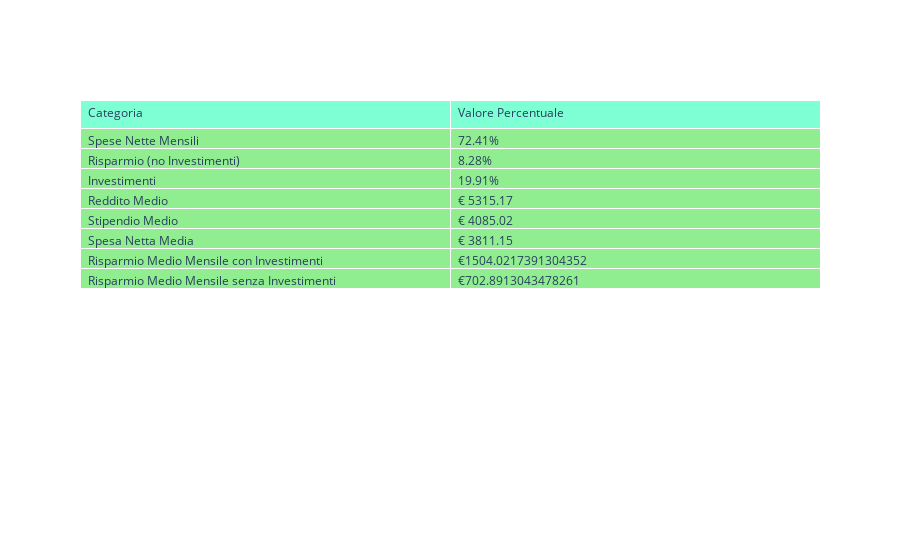

The cell this chart's notebook holds for it:
### Markdown cell above
**GRAFICI CON DATI DA CSV**
==================

### Code cell
# Dizionario per i dati
data_summary = {
    "Spese Nette Mensili": format_percentage(perct_avg_results["spese_nette_perct_avg_values"][-1]),
    "Risparmio (no Investimenti)": format_percentage(perct_avg_results["risparmio_no_invest_perct_avg_values"][-1]),
    "Investimenti": format_percentage(perct_avg_results["investement_total_perct_avg_values"][-1]),
    "Reddito Medio": f"€ {avg_results["reddito_avg_values"][-1]:.2f}",
    "Stipendio Medio": f"€ {avg_results["reddito_only_ifx_avg_values"][-1]:.2f}",
    "Spesa Netta Media": f"€ {avg_results["spese_nette_avg_values"][-1]:.2f}",
    "Risparmio Medio Mensile con Investimenti": f"€{avg_results["risparmio_invest_liquid_avg_values"][-1]}",
    "Risparmio Medio Mensile senza Investimenti": f"€{avg_results["risparmio_netto_avg_values"][-1]}"
}

# Creazione di un DataFrame pandas
df_summary = pd.DataFrame(list(data_summary.items()), columns=['Categoria', 'Valore Percentuale'])

# Chiamata della funzione per visualizzare la tabella
show_table(df_summary)

# Dati per i grafici - sostituisci questi con i tuoi dati reali
data = {
    "Risparmio": {
        "data": [data_collected["risparmio_netto_collect"], avg_results["risparmio_netto_avg_values"]],
        "names": ["Risparmio Netto", "Risparmio Netto Medio"]
    },
    "Reddito": {
        "data": [data_collected["reddito_collect"], avg_results["reddito_avg_values"]],
        "names": ["Reddito Percepito", "Reddito Medio"]
    },
    "Spese Mensili": {
        "data": [data_collected["spese_collect"], avg_results["spese_total_avg_values"]],
        "names": ["Spese Mensili", "Spese Medie Mensili"]
    },
    "Spese - Investimenti": {
        "data": [spese_nette_values, avg_results["spese_nette_avg_values"]],
        "names": ["Spese - Investimenti Mensili", "Spese - Investimenti Medi"]
    },
    "Spese Straordinarie": {
        "data": [data_collected["spese_straordinarie_collect"], avg_results["spese_straordinarie_collect_avg_values"]],
        "names": ["Spese Straordinarie", "Spese Straordinarie Medie"]
    },
    "Spese Cene,Pranzo": {
        "data": [data_collected["spese_cene_pranzo_collect"], avg_results["spese_cene_pranzo_collect_avg_values"]],
        "names": ["Spese Cene,Pranzo", "Spese Cene,Pranzo Medie"]
    },
    "Confronti Reddito, Investimenti, Risparmio": {
        "data": [
            avg_results["investment_collect_avg_values"],
            avg_results["risparmio_total_avg_values"],
            avg_results["reddito_avg_values"],
            sum_results["investement_total_list"],
            sum_results["risparmio_total_list"],
            sum_results["reddito_total_list"],
            sum_results["spese_nette_total_list"],
            data_collected["risparmio_netto_collect"],
            risparmio_invest_liquid_total_list,
            ##stipendio_diviso_per_anni,
        ],
        "names": [
            "Investimenti Mensili Medi",
            "Risparmio Accumulato Medio (Liquidità)",
            "Reddito Mensile Mensile",
            "Investimenti Totali",
            "Risparmio Accumulato (Liquidità)",
            "Reddito Totale",
            "Spese Totali senza Investimenti",
            "Risparmio Mensile senza Investimenti (Liquidità)",
            "Risparmio Liquidità + Investimenti Mensile",
            ##"stipendio diviso per anni"
        ]
    },
    "Confronti Reddito, Investimenti, Risparmio Medio Percentuali": {
        "data": [
            perct_avg_results["investement_total_perct_avg_values"],
            perct_avg_results["risparmio_no_invest_perct_avg_values"],
            perct_avg_results["spese_nette_perct_avg_values"],
            perct_avg_results["risparmio_global_perct_avg_values"],
            perct_avg_results["costo_casa_perct_avg_values"],
        ],
        "names": [
            "Investimenti/Reddito Percentuali AVG Mensili",
            "Risparmio (senza Investimenti)/Reddito Percentuali Accumulato AVG Mensili",
            "Spese Nette/Reddito Percentuali AVG Mensili",
            "Risparmio Globale Percentuali AVG Mensili",
            "Costo Casa AVG Percentuali Mensili",
        ]
    },
    "Confronti Reddito, Investimenti, Risparmio Mensili Percentuali": {
        "data": [
            perct_results["investement_total_perct_values"],
            perct_results["risparmio_no_invest_perct_values"],
            perct_results["spese_nette_perct_values"],
            perct_results["risparmio_global_perct_values"],
            perct_results["costo_casa_perct_values"],
        ],
        "names": [
            "Investimenti/Reddito Percentuali Mensili",
            "Risparmio(senza Investimenti)/Reddito Percentuali Accumulato Mensili",
            "Spese Nette/Reddito Percentuali Mensili",
            "Risparmio Globale Percentuali Mensili",
            "Costo Casa Percentuali Mensili",
        ]
    },
    # Aggiungi altri dataset qui...
}


# Collegamento dei widget con la funzione di creazione dei grafici
type_selector = create_type_selector(data)
interactive_plot = interactive(create_interactive_plot, data=fixed(data), choice=type_selector)

# Display dei widget e del grafico interattivo
display(interactive_plot)

### Figure 1 — Plotly figure (JSON) as saved in the notebook; plotly's stock layout.template omitted (floating-point values rounded to 4 significant figures)
{"data": [{"cells": {"align": "left", "fill": {"color": "lightgreen"}, "values": [["Spese Nette Mensili", "Risparmio (no Investimenti)", "Investimenti", "Reddito Medio", "Stipendio Medio", "Spesa Netta Media", "Risparmio Medio Mensile con Investimenti", "Risparmio Medio Mensile senza Investimenti"], ["72.41%", "8.28%", "19.91%", "€ 5315.17", "€ 4085.02", "€ 3811.15", "€1504.0217391304352", "€702.8913043478261"]]}, "header": {"align": "left", "fill": {"color": "aquamarine"}, "values": ["Categoria", "Valore Percentuale"]}, "type": "table"}], "layout": {}}
